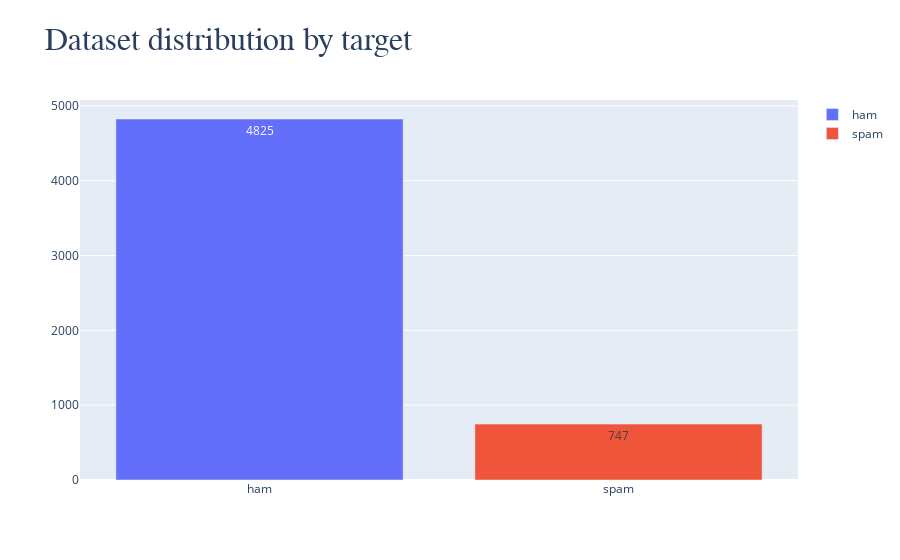

Write notebook code for a chart like this one.
### Code cell
fig = go.Figure()
fig.add_trace(go.Bar(
    x=['ham'],
    y=[balance_counts[0]],
    name='ham',
    text=[balance_counts[0]],
    textposition='auto',
))
fig.add_trace(go.Bar(
    x=['spam'],
    y=[balance_counts[1]],
    name='spam',
    text=[balance_counts[1]],
    textposition='auto',
))
fig.update_layout(
    title='<span style="font-size:32px; font-family:Times New Roman">Dataset distribution by target</span>'
)
fig.show()

### Figure 1 — Plotly figure (JSON) as saved in the notebook; plotly's stock layout.template omitted (floating-point values rounded to 4 significant figures)
{"data": [{"name": "ham", "text": ["4825"], "textposition": "auto", "type": "bar", "x": ["ham"], "y": [4825]}, {"name": "spam", "text": ["747"], "textposition": "auto", "type": "bar", "x": ["spam"], "y": [747]}], "layout": {"title": {"text": "<span style=\"font-size:32px; font-family:Times New Roman\">Dataset distribution by target</span>"}}}
